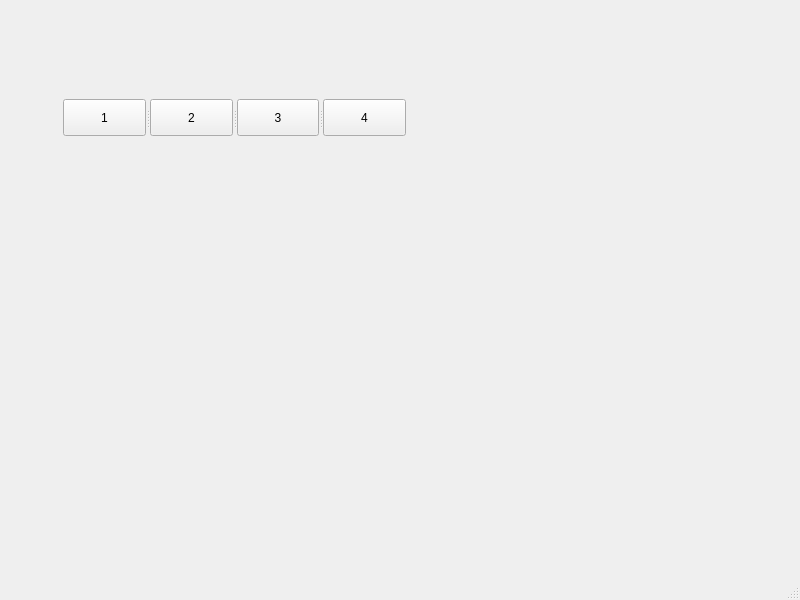
<?xml version="1.0" encoding="UTF-8"?>
<ui version="4.0">
 <class>MainWindow</class>
 <widget class="QMainWindow" name="MainWindow">
  <property name="geometry">
   <rect>
    <x>0</x>
    <y>0</y>
    <width>800</width>
    <height>600</height>
   </rect>
  </property>
  <property name="windowTitle">
   <string>MainWindow</string>
  </property>
  <widget class="QWidget" name="centralwidget">
   <widget class="QSplitter" name="splitter">
    <property name="geometry">
     <rect>
      <x>63</x>
      <y>99</y>
      <width>343</width>
      <height>37</height>
     </rect>
    </property>
    <property name="orientation">
     <enum>Qt::Horizontal</enum>
    </property>
    <widget class="QPushButton" name="pushButton">
     <property name="text">
      <string>1</string>
     </property>
    </widget>
    <widget class="QPushButton" name="pushButton_4">
     <property name="text">
      <string>2</string>
     </property>
    </widget>
    <widget class="QPushButton" name="pushButton_3">
     <property name="text">
      <string>3</string>
     </property>
    </widget>
    <widget class="QPushButton" name="pushButton_2">
     <property name="text">
      <string>4</string>
     </property>
    </widget>
   </widget>
  </widget>
  <widget class="QMenuBar" name="menubar">
   <property name="geometry">
    <rect>
     <x>0</x>
     <y>0</y>
     <width>800</width>
     <height>22</height>
    </rect>
   </property>
  </widget>
  <widget class="QStatusBar" name="statusbar"/>
 </widget>
 <resources/>
 <connections/>
</ui>
